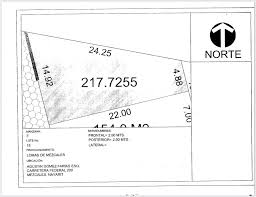
#> input picture ProyectoLotes/images.jpeg, 256 x 197 px
$ python imagen2.py
#> lines starting #> are read from the running program, lines starting #| are printed output that depends on the picture; after the words box and inside, x2 and y2 are one past the last pixel; in counts of white or black regions, pixels touching at a corner belong together
import cv2
import numpy as np

# 1. Leer la imagen en modo blanco y negro (escala de grises)
imagen = cv2.imread('images.jpeg', cv2.IMREAD_GRAYSCALE)
#> imagen: shape (197, 256); min 0, max 255, mean 243.3
if imagen is None:
    print("Error: No se pudo cargar la imagen.")
    exit()

# 2. Definir el valor de umbral (ej: 128)
umbral = 128

# 3. Crear una nueva imagen para almacenar los resultados
#Devuelve una tupla con la estructura (altura, ancho)para imágenes en escala de grises (1 canal).
altura, ancho = imagen.shape
#> altura = 197; ancho = 256

#Crea una matriz negra del mismo tamaño que la imagen original. dtype=np.uint8: Tipo de dato sin signo de 8 bits (0 a 255).
#np es de la numpy no opencv
imagen_umbralizada = np.zeros((altura, ancho), dtype=np.uint8)

# 4. Aplicar umbral manualmente usando bucles for anidados
#    Recorre cada píxel de la imagen original.
#    Asigna 255 (blanco) si el píxel supera el umbral, o 0 (negro) si no.

for i in range(altura):
    for j in range(ancho):
        if imagen[i, j] > umbral:
            imagen_umbralizada[i, j] = 255  # Blanco
        else:
            imagen_umbralizada[i, j] = 0    # Negro
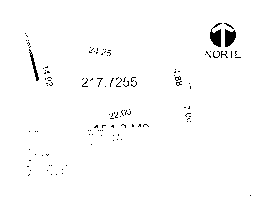
#> imagen_umbralizada: shape (197, 256); 98.3% white; 121 black regions (117 under 20 px), largest, box (x1, y1, x2, y2) and area: (210, 23, 222, 47) 164, (225, 29, 236, 47) 145, (29, 49, 39, 81) 83, (221, 51, 228, 58) 20

# 5. Guardar la imagen resultante
cv2.imwrite('imagen_umbralizada2.jpg', imagen_umbralizada)
print("Imagen Generadaaa...")

$ run again, with ProyectoLotes/Loteprueba.jpeg copied over ProyectoLotes/images.jpeg
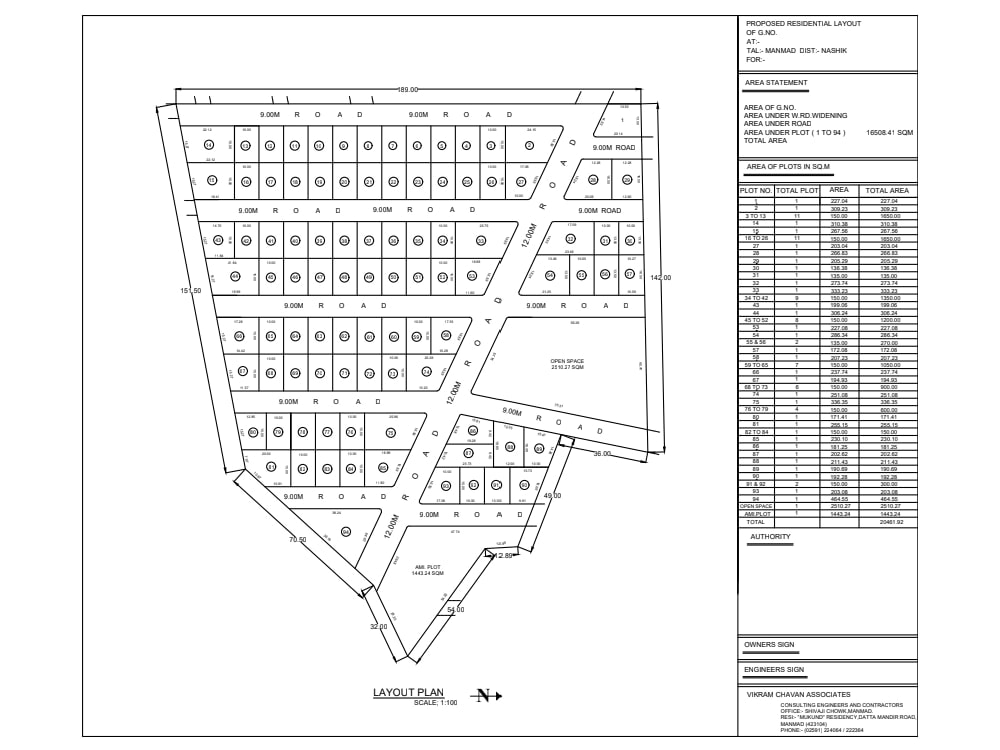
#> input picture ProyectoLotes/Loteprueba.jpeg, 1000 x 750 px
#> imagen is the input picture: shape (750, 1000); min 0, max 255, mean 240.6
#> after the loop `for i in range(altura):`:
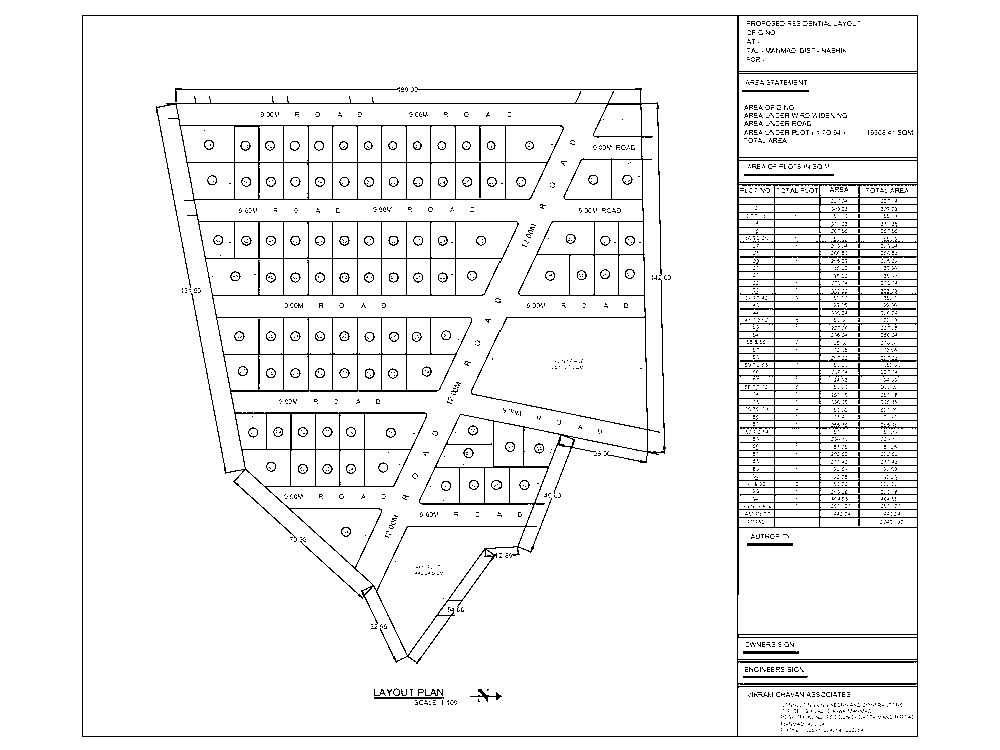
#> imagen_umbralizada: shape (750, 1000); 94.7% white; black in thin lines or dots, all inside (x1, y1, x2, y2) = (82, 15, 918, 737)

$ run again, with ProyectoLotes/hoja.jpeg copied over ProyectoLotes/images.jpeg
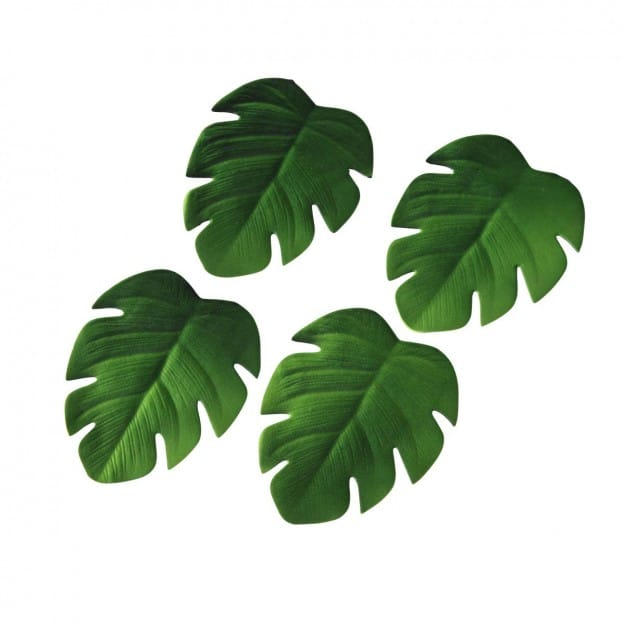
#> input picture ProyectoLotes/hoja.jpeg, 625 x 625 px
#> `imagen = cv2.imread('images.jpeg', cv2.IMREAD_GRAYSCALE)`:
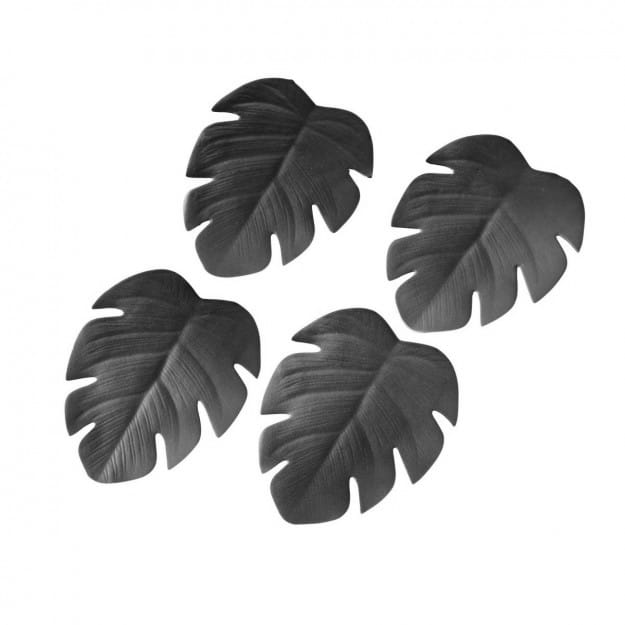
#> imagen: shape (625, 625); min 14, max 255, mean 202.4
#> after the loop `for i in range(altura):`:
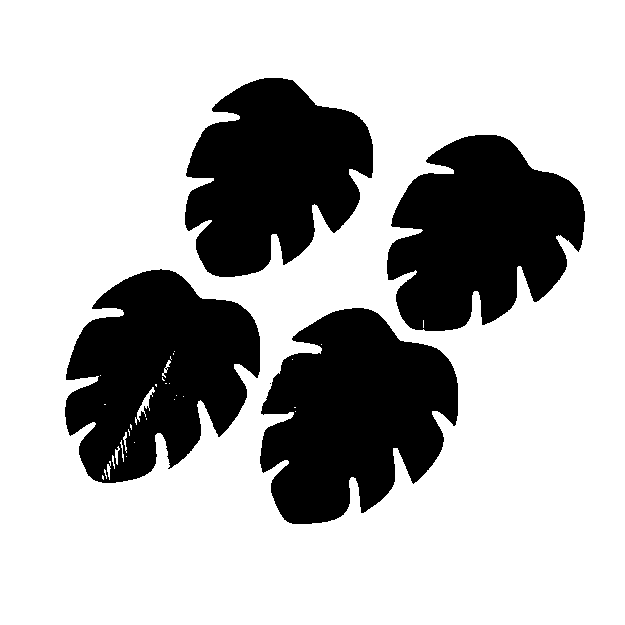
#> imagen_umbralizada: shape (625, 625); 71.9% white; 5 black regions (1 under 20 px), largest, box (x1, y1, x2, y2) and area: (260, 308, 458, 524) 29389, (65, 269, 260, 483) 27878, (387, 135, 585, 331) 26810, (185, 78, 373, 277) 25750
